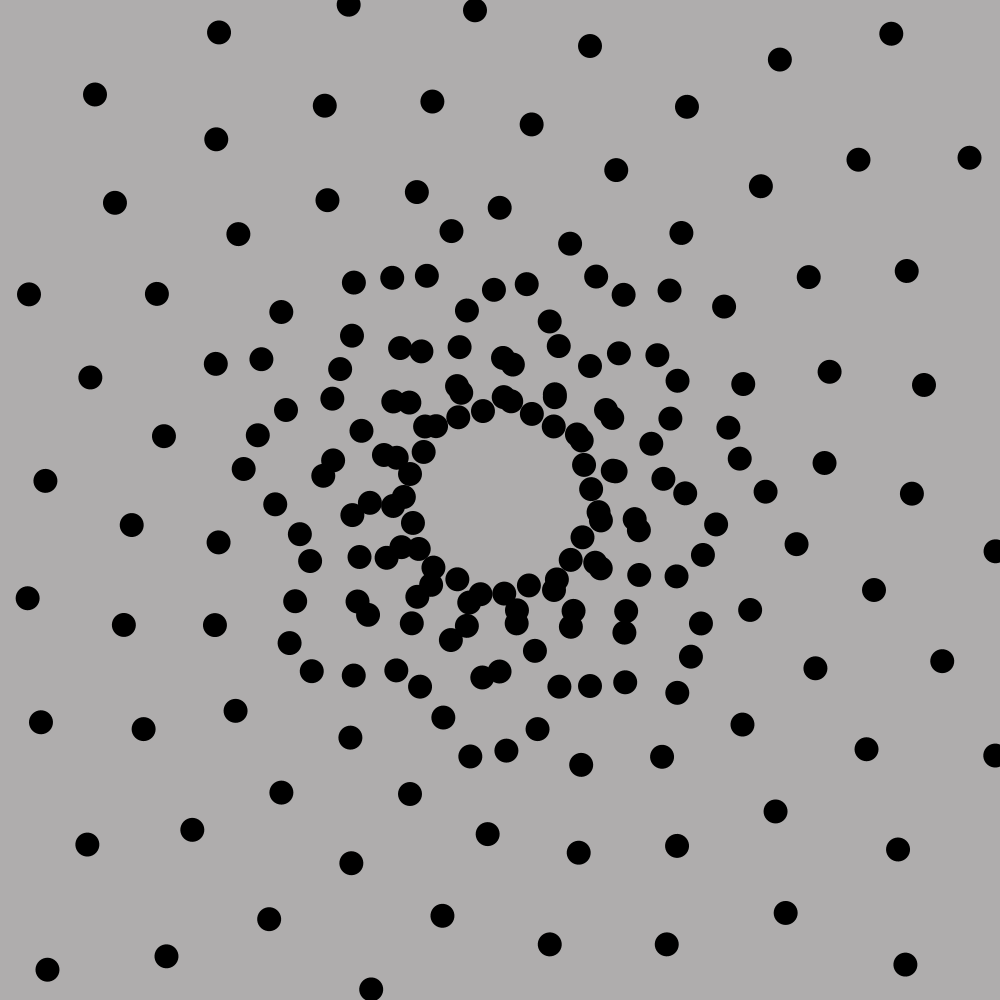
Frame 1 (no input)
Frame 60 (the mouse pressed at the canvas centre just before this capture): identical to frame 1, image omitted
Frame 120 (the mouse held since frame 60 and released just before this capture): identical to frame 1, image omitted

The Processing sketch that drew this single still picture (run headless with seeded random() and noise(); from frame 60 on, the mouse is pressed at the canvas centre):

// Processing sketch: wk2_4
// ── wk2_4.pde
color black, grey;


void setup(){
  black = color(0);
  grey = color(#AFADAD);
  
  size(1000, 1000);
  rectMode(CENTER);
  
  noStroke();
  
}


void draw(){
  background(grey);
  translate(width/2, height/2);
  fill(black);
  
  for(int a = -262; a < 900; a = a + 4) {
    //circle(a, -320, 18);
    
    
    rotate(TAU * (1.1/8.0));
    circle(a, 90, 24);   
    
    
  }
 
 //playing around with tweak mode and just sticking with stuff that looks cool
 
 save("wk2_4.png");
  
}
